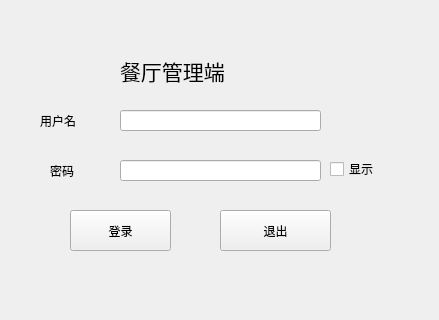
<?xml version="1.0" encoding="UTF-8"?>
<ui version="4.0">
 <class>Login</class>
 <widget class="QWidget" name="Login">
  <property name="geometry">
   <rect>
    <x>0</x>
    <y>0</y>
    <width>439</width>
    <height>320</height>
   </rect>
  </property>
  <property name="windowTitle">
   <string>Form</string>
  </property>
  <widget class="QPushButton" name="btn_login">
   <property name="geometry">
    <rect>
     <x>70</x>
     <y>210</y>
     <width>101</width>
     <height>41</height>
    </rect>
   </property>
   <property name="text">
    <string>登录</string>
   </property>
  </widget>
  <widget class="QPushButton" name="btn_exit">
   <property name="geometry">
    <rect>
     <x>220</x>
     <y>210</y>
     <width>111</width>
     <height>41</height>
    </rect>
   </property>
   <property name="text">
    <string>退出</string>
   </property>
  </widget>
  <widget class="QCheckBox" name="check_password">
   <property name="geometry">
    <rect>
     <x>330</x>
     <y>160</y>
     <width>73</width>
     <height>18</height>
    </rect>
   </property>
   <property name="text">
    <string>显示</string>
   </property>
  </widget>
  <widget class="QLabel" name="label">
   <property name="geometry">
    <rect>
     <x>40</x>
     <y>110</y>
     <width>61</width>
     <height>21</height>
    </rect>
   </property>
   <property name="text">
    <string>用户名</string>
   </property>
  </widget>
  <widget class="QLabel" name="label_2">
   <property name="geometry">
    <rect>
     <x>50</x>
     <y>160</y>
     <width>61</width>
     <height>21</height>
    </rect>
   </property>
   <property name="text">
    <string>密码</string>
   </property>
  </widget>
  <widget class="QLabel" name="label_3">
   <property name="geometry">
    <rect>
     <x>120</x>
     <y>40</y>
     <width>331</width>
     <height>61</height>
    </rect>
   </property>
   <property name="font">
    <font>
     <family>Agency FB</family>
     <pointsize>16</pointsize>
    </font>
   </property>
   <property name="text">
    <string>餐厅管理端</string>
   </property>
  </widget>
  <widget class="QLineEdit" name="Edit_username">
   <property name="geometry">
    <rect>
     <x>120</x>
     <y>110</y>
     <width>201</width>
     <height>21</height>
    </rect>
   </property>
  </widget>
  <widget class="QLineEdit" name="Edit_password">
   <property name="geometry">
    <rect>
     <x>120</x>
     <y>160</y>
     <width>201</width>
     <height>21</height>
    </rect>
   </property>
  </widget>
 </widget>
 <resources/>
 <connections/>
</ui>
